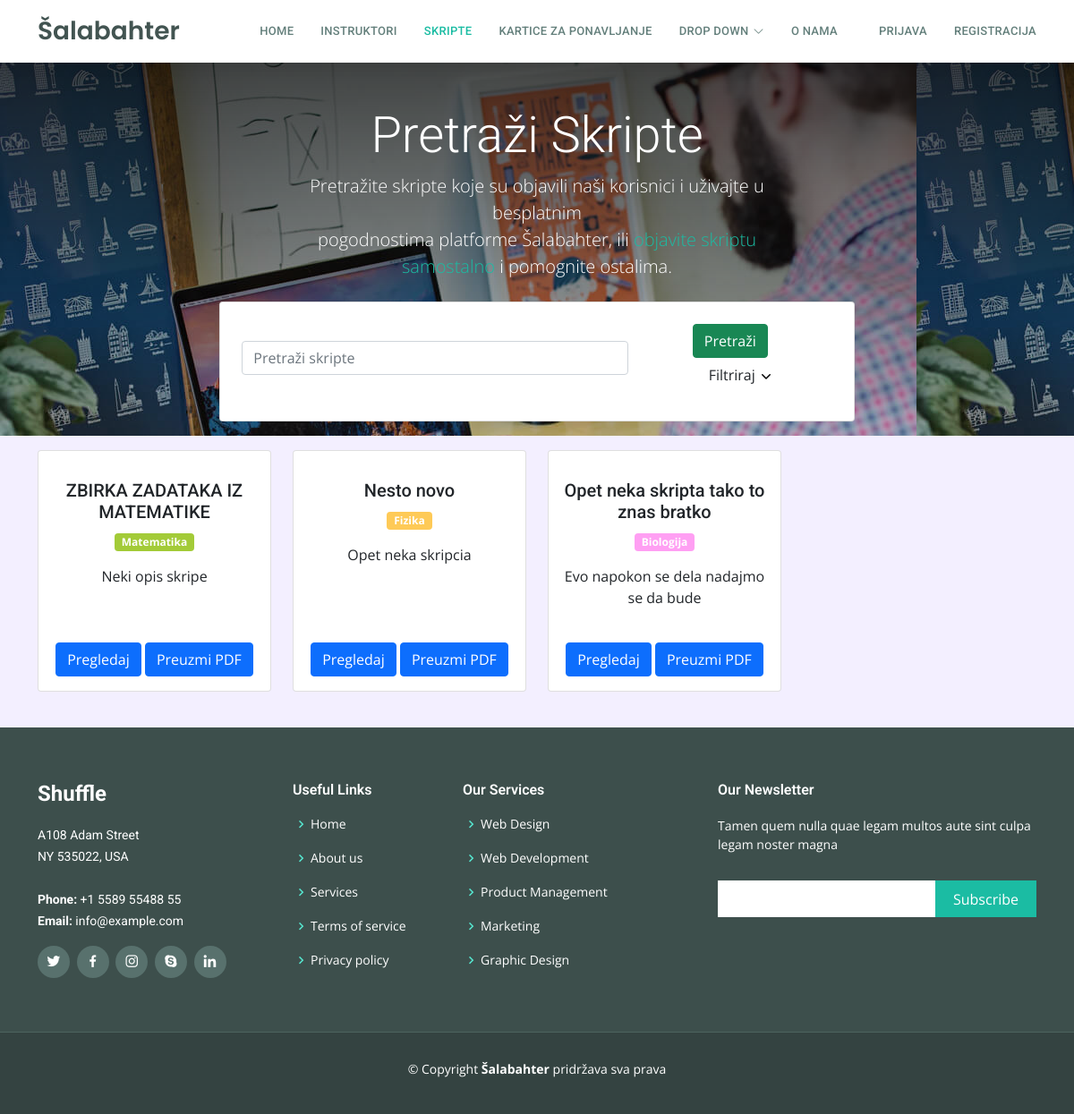
Before: /skripte/index.php with the older database file.
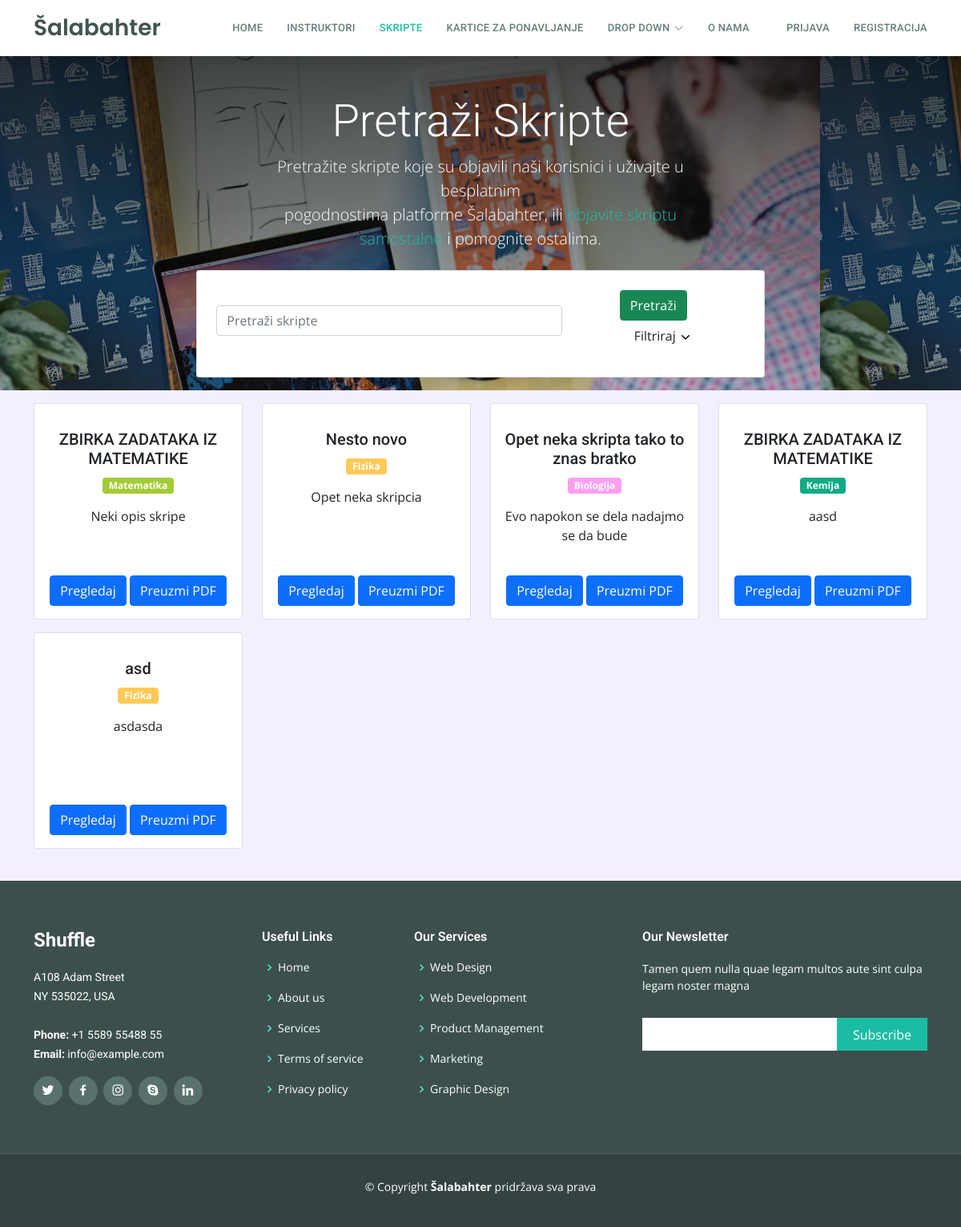
After: the same page with the newer database file.
### tables this page shows
CREATE TABLE `skripte` (
  `skripta_id` int(11) NOT NULL,
  `predmet_id` int(11) NOT NULL,
  `naziv_skripte` varchar(255) NOT NULL,
  `opis_skripte` longtext NOT NULL,
  `broj_pregleda` int(11) NOT NULL,
  `datum_kreiranja` date NOT NULL,
  `skripta_putanja` varchar(255) NOT NULL,
  `korisnik_id` int(11) NOT NULL
);

CREATE TABLE `predmeti` (
  `predmet_id` int(11) NOT NULL,
  `naziv_predmeta` varchar(255) DEFAULT NULL,
  `predmet_boja` varchar(255) NOT NULL
);

### skripte/index.php (the view, shortened to what the rows shown need)
<?php
$con = require "../ukljucivanje/connection/spajanje.php";
include("../ukljucivanje/functions/funkcije.php");
if ($_SERVER["REQUEST_METHOD"] == "POST") {
    $searchTerm = $_POST["searchTerm"];
    $selectedSubject = $_POST["selectedSubject"];
    $sql = "SELECT skripte.*, predmeti.naziv_predmeta, predmeti.predmet_boja FROM skripte INNER JOIN predmeti ON skripte.predmet_id = predmeti.predmet_id WHERE 1=1";
    if (!empty($searchTerm)) {
        $sql .= " AND (skripte.naziv_skripte LIKE '%$searchTerm%' OR skripte.opis_skripte LIKE '%$searchTerm%' OR predmeti.naziv_predmeta LIKE '%$searchTerm%')";
    }
    if (!empty($selectedSubject)) {
        $sql .= " AND skripte.predmet_id = $selectedSubject";
    }
    $result = $con->query($sql);
} else {
    $sql = "SELECT * FROM skripte";
    $result = $con->query($sql);
}
?>
<!DOCTYPE html>
<html lang="hr">
<head>
    <?php include '../assets/css/stiliranjeSporedno.php'; ?>
</head>
<body>
    <?php include '../ukljucivanje/header.php'; ?>
    <div class="justify-content-md-center mb-4">
        <div class="hero-section text-center" style="background: linear-gradient(rgba(0, 0, 0, 0.7), rgba(0, 0, 0, 0.2)), url(../assets/img/about.jpg);">
            <div class="container ">
                <div class="row">
                    <div class="col-lg-6 mx-auto mt-5">
                        <h1 class="display-4 " style="color: #FFFFFF;">Pretraži Skripte</h1>
                    </div>
                </div>
            </div>
        </div>
        <div class="container">
            <div class="main-body mt-3">
                <div class="row">
                    <div class="col">
                        <div class="row">
                            <?php
                            if (isset($result) > 0) :
                                while ($row = $result->fetch_assoc()) :
                                    $predmet_id = $row['predmet_id'];
                                    $predmetSkripte = "SELECT  naziv_predmeta, predmet_boja FROM  predmeti WHERE predmet_id = $predmet_id";
                                    $rezultatPredmeta = $con->query($predmetSkripte);
                            ?>
                                    <div class="col-sm-3 mb-3 ">
                                        <div class="card" style="height: 270px;">
                                            <div class="card-body d-flex flex-column justify-content-between">
                                                <div class="d-flex flex-column align-items-center text-center" style="height: 100%; display: flex; flex-direction: column; justify-content: space-between;">
                                                    <div class="mt-3">
                                                        <h5 class="card-title">
                                                            <?php echo (strlen($row["naziv_skripte"]) > 40) ? substr($row["naziv_skripte"], 0, 40) . '...' : $row["naziv_skripte"]; ?>
                                                        </h5>
                                                        <?php
                                                        if ($rezultatPredmeta->num_rows > 0) :
                                                            while ($predmetRed = $rezultatPredmeta->fetch_assoc()) :
                                                                $naziv_predmeta = $predmetRed['naziv_predmeta'];
                                                                $predmetBoja = $predmetRed['predmet_boja'];
                                                        ?>
                                                                <p class="badge " style="background-color: <?php echo $predmetBoja; ?>;"><?php echo $naziv_predmeta; ?></p>
                                                        <?php
                                                            endwhile;
                                                        endif;
                                                        ?>
                                                        <p class="card-text">
                                                            <?php echo (strlen($row["opis_skripte"]) > 120) ? substr($row["opis_skripte"], 0, 120) . '...' : $row["opis_skripte"]; ?>
                                                        </p>
                                                    </div>
                                                    <div class="row mt-auto">
                                                        <div class="col">
                                                            <a href="skripta.php?skripta_id=<?php echo $row["skripta_id"]; ?>" class="btn btn-primary">Pregledaj</a>
                                                            <a href="<?php echo $row["skripta_putanja"]; ?>" class="btn btn-primary" download>Preuzmi PDF</a>
                                                        </div>
                                                    </div>
                                                </div>
                                            </div>
                                        </div>
                                    </div>
                            <?php
                                endwhile;
                            else :
                                echo "<p class='col'>Nema rezultata.</p>";
                            endif;
                            ?>
                        </div>
                    </div>
                </div>
            </div>
        </div>
    </div>
</body>
</html>

Changed rows visible on the page:
added skripte: naziv_skripte "ZBIRKA ZADATAKA IZ MATEMATIKE", opis_skripte "aasd"
now on this page (row unchanged): predmeti: naziv_predmeta "Kemija", shown under "ZBIRKA ZADATAKA IZ MATEMATIKE"
added skripte: naziv_skripte "asd", opis_skripte "asdasda", predmeti (naziv_predmeta "Fizika")
